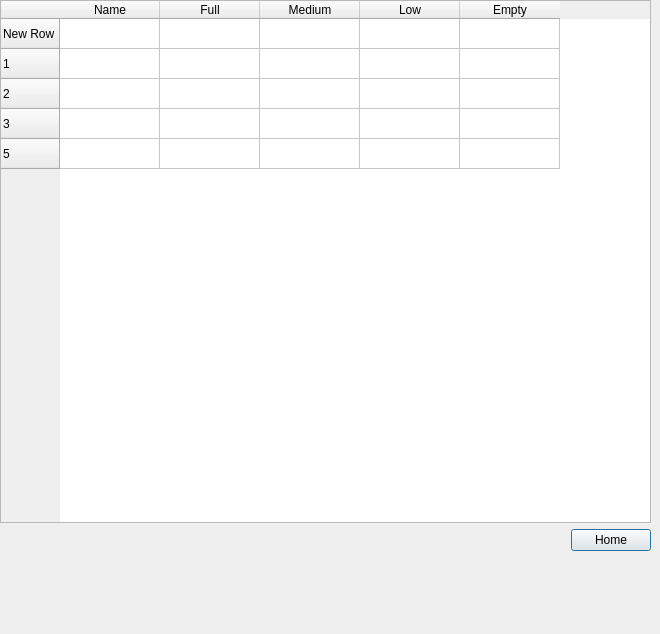
<?xml version="1.0" encoding="UTF-8"?>
<ui version="4.0">
 <class>RecipePage</class>
 <widget class="QDialog" name="RecipePage">
  <property name="geometry">
   <rect>
    <x>0</x>
    <y>0</y>
    <width>660</width>
    <height>634</height>
   </rect>
  </property>
  <property name="windowTitle">
   <string>Dialog</string>
  </property>
  <property name="styleSheet">
   <string notr="true"/>
  </property>
  <widget class="QWidget" name="">
   <property name="geometry">
    <rect>
     <x>0</x>
     <y>0</y>
     <width>651</width>
     <height>551</height>
    </rect>
   </property>
   <layout class="QVBoxLayout" name="verticalLayout">
    <item>
     <widget class="QTableWidget" name="tableWidget">
      <row>
       <property name="text">
        <string>New Row</string>
       </property>
      </row>
      <row>
       <property name="text">
        <string>1</string>
       </property>
      </row>
      <row>
       <property name="text">
        <string>2</string>
       </property>
      </row>
      <row>
       <property name="text">
        <string>3</string>
       </property>
      </row>
      <row>
       <property name="text">
        <string>5</string>
       </property>
      </row>
      <column>
       <property name="text">
        <string>Name</string>
       </property>
      </column>
      <column>
       <property name="text">
        <string>Full</string>
       </property>
      </column>
      <column>
       <property name="text">
        <string>Medium</string>
       </property>
      </column>
      <column>
       <property name="text">
        <string>Low</string>
       </property>
      </column>
      <column>
       <property name="text">
        <string>Empty</string>
       </property>
      </column>
      <item row="0" column="1">
       <property name="text">
        <string/>
       </property>
       <property name="flags">
        <set>ItemIsSelectable|ItemIsEditable|ItemIsDragEnabled|ItemIsUserCheckable|ItemIsEnabled</set>
       </property>
      </item>
     </widget>
    </item>
    <item>
     <widget class="QPushButton" name="HomeButton2">
      <property name="sizePolicy">
       <sizepolicy hsizetype="Maximum" vsizetype="Fixed">
        <horstretch>0</horstretch>
        <verstretch>0</verstretch>
       </sizepolicy>
      </property>
      <property name="layoutDirection">
       <enum>Qt::RightToLeft</enum>
      </property>
      <property name="text">
       <string>Home</string>
      </property>
     </widget>
    </item>
   </layout>
  </widget>
 </widget>
 <resources/>
 <connections>
  <connection>
   <sender>HomeButton2</sender>
   <signal>clicked()</signal>
   <receiver>RecipePage</receiver>
   <slot>reject()</slot>
   <hints>
    <hint type="sourcelabel">
     <x>421</x>
     <y>196</y>
    </hint>
    <hint type="destinationlabel">
     <x>422</x>
     <y>231</y>
    </hint>
   </hints>
  </connection>
 </connections>
</ui>
